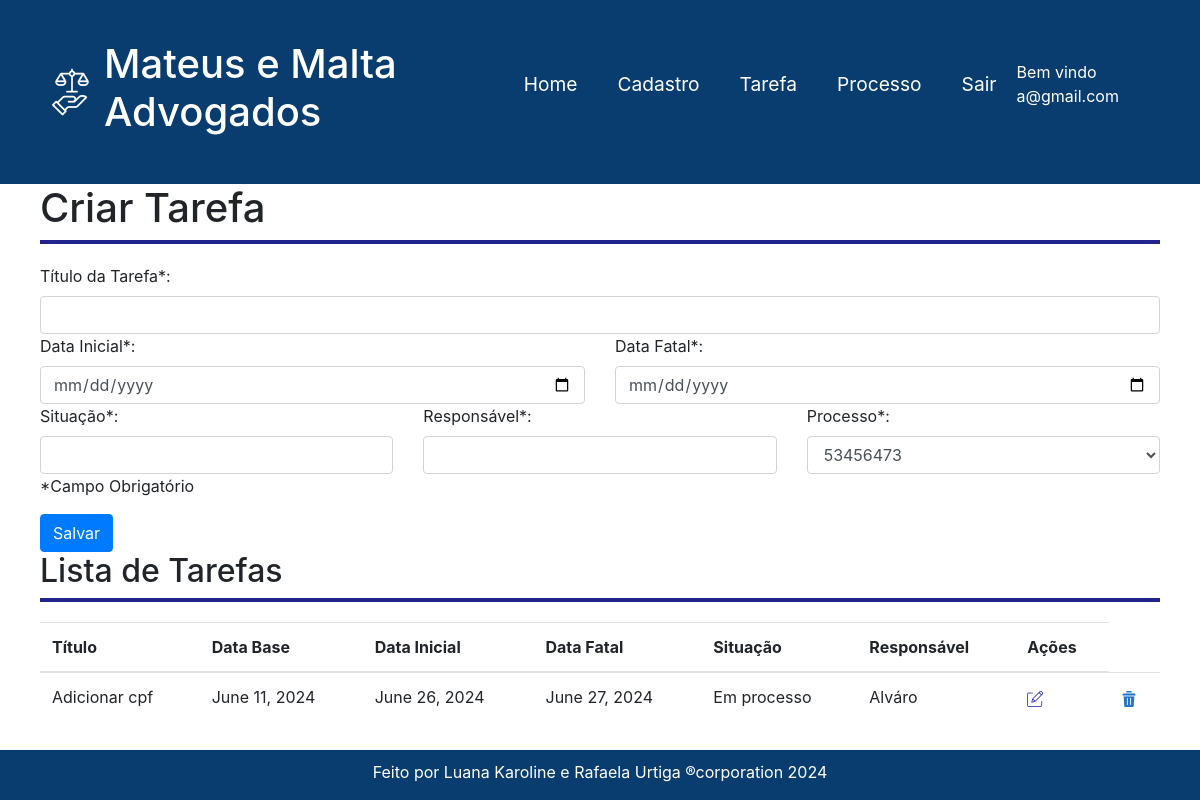
Page /tarefa (signed in) on the committed database.
### task/models.py (models this page shows, shortened)
class Usuario(AbstractBaseUser, PermissionsMixin):
    nome = models.CharField(max_length=50, blank=False)
    email = models.EmailField(max_length=100, unique=True, blank=False)
    is_active = models.BooleanField(default=True)
    is_staff = models.BooleanField(default=False)
    date_joined = models.DateTimeField(auto_now_add=True)
    groups = models.ManyToManyField(Group, related_name='usuario_groups')
    user_permissions = models.ManyToManyField(
        Permission, related_name='usuario_user_permissions')
    objects = UsuarioManager()
    USERNAME_FIELD = 'email'
    REQUIRED_FIELDS = ['nome']
    class Meta:
        verbose_name = _('user')
        verbose_name_plural = _('users')

class Tarefa(models.Model):
     titulo_tarefa = models.CharField(max_length=100,unique=True, blank=False, null=False)
     data_base = models.DateField(auto_now_add=True)
     data_fatal = models.DateField()
     data_inicial = models.DateField()
     situacao = models.CharField(max_length=100, blank=False, null=False)
     responsavel = models.CharField(max_length=100,unique=True, blank=False, null=False)
     processo = models.ForeignKey(Processo, on_delete=models.CASCADE,to_field='numero_processo',db_column='numero_p')

### task/views/tarefa_views.py (the view, shortened to what this page needs)
# urls.py: path('tarefa',view=tarefa_views.tarefa,name='tarefa'),
def tarefa(request):
    tarefas = Tarefa.objects.all()
    processos = Processo.objects.all()
    return render(request, 'tasks/tarefa.html', {'tarefas': tarefas, 'processos': processos})

### task/templates/tasks/tarefa.html (shortened to what this page needs)
{% extends 'base.html' %}
{% load static %}
{% block content %}
<main>
    <article>
        <h1>Criar Tarefa</h1>
        <div class="linha-horizontal"></div>
        <form method="post" class="formTarefa" action="{% url 'tarefa' %}">
            <div class="row">
                <div class="col">
                    <label for="titulo_tarefa">Título da Tarefa*:</label>
                    <input type="text" name="titulo_tarefa" class="form-control" />
                </div>
            </div>
            <div class="row">
                <div class="col">
                    <label for="data_inicial">Data Inicial*:</label>
                    <input type="date" name="data_inicial" class="form-control" />
                </div>
                <div class="col">
                    <label for="data_fatal">Data Fatal*:</label>
                    <input type="date" name="data_fatal" class="form-control" />
                </div>
            </div>
            <div class="row">
                <div class="col">
                    <label for="situacao">Situação*:</label>
                    <input type="text" name="situacao" class="form-control" />
                </div>
                <div class="col">
                    <label for="responsavel">Responsável*:</label>
                    <input type="text" name="responsavel" class="form-control" />
                </div>
               <div class="col">
                    <label for="campo_select">Processo*:</label>
                    <select class="form-control" name="processo" id=”campo_select”>
                        {% for processo in processos %}
                            <option value="{{ processo.numero_processo }}">{{ processo.numero_processo }}</option>
                        {% endfor %}
                    </select>
                </div>
            </div>
            <p>*Campo Obrigatório</p>
            <button type="submit" class="btn btn-primary">Salvar</button>
        </form>
    </article>
 <article>
        <h2>Lista de Tarefas</h2>
        <div class="linha-horizontal"></div>
      <table class="table">
    <thead>
        <tr>
            <th>Título</th>
            <th>Data Base</th>
            <th>Data Inicial</th>
            <th>Data Fatal</th>
            <th>Situação</th>
            <th>Responsável</th>
            <th>Ações</th>
        </tr>
    </thead>
    <tbody>
        {% for tarefa in tarefas %}
        <tr>
            <td>{{ tarefa.titulo_tarefa }}</td>
            <td>{{ tarefa.data_base }}</td>
            <td>{{ tarefa.data_inicial }}</td>
            <td>{{ tarefa.data_fatal }}</td>
            <td>{{ tarefa.situacao }}</td>
            <td>{{ tarefa.responsavel }}</td>
            <td>
                <a href="{% url 'editar_tarefa' tarefa.id %}">
                    <img src="{% static 'img/iconeeditar.png' %}" alt="símbolo de excluir"></img>
                </a>
            </td>
            <td>
                <a href="{% url 'excluir_tarefa' tarefa.id %}">
                    <img src="{% static 'img/excluir.png' %}" alt="símbolo de excluir"></img>
                </a>
            </td>
        </tr>
        {% endfor %}
    </tbody>
</table>
    </article>
</main>
{% endblock %}

### task/templates/base.html (shortened to what this page needs)
{% load static %}
<!DOCTYPE html>
<html lang="pt-br">
<head>
    <link rel="stylesheet" href="https://stackpath.bootstrapcdn.com/bootstrap/4.1.3/css/bootstrap.min.css">
    <link rel="stylesheet" href ="{% static 'css/stylebase.css' %}">
</head>
<body>
<header>
  <img src="{% static 'img/advogado.png' %}" alt="símbolo de Advogados">
  <h1 id="titulo-header">Mateus e Malta Advogados</h1>
        <nav class="menu-item">
            <ul class="nav-item">
                <li class="item-header">
                    <a href="#">Home</a>
                </li>
                <li class="item-header">
                    <a href="{% url 'adicionar_cliente' %}">Cadastro</a>
                </li>
                <li class="item-header">
                    <a href="{% url 'tarefa' %}">Tarefa</a>
                </li>
                <li class="item-header">
                    <a href="{% url 'adicionar_processo' %}">Processo</a>
                </li>
                <li class="item-header">
                    <a href="{% url 'autenticar_usuario'%}">Sair</a>
                </li>
            </ul>
        </nav>
        <div class="ml-auto text-white">
          {% if user.is_authenticated %}
              <p>Bem vindo {{user.email}}</p>
          {% endif %}
        </div>
</header>
{% block content %}
{% endblock %}
<footer>
    <div class="container">
        <p id="ultima-linha">Feito por Luana Karoline e Rafaela Urtiga ®corporation 2024</p>
    </div>
</footer>
</body>
</html>

### task/static/css/stylebase.css (style rules this page uses)
:root { --azul: #0A3D6F; --branco: white; --laranja: #e29506; }
* { margin: 0; padding: 0; box-sizing: border-box; }
html, body { height: 100%; display: flex; flex-direction: column; }
header { display: flex; align-items: center; background-color: var(--azul); padding: 5vh; }
.menu-item { background-color: var(--azul); font-size: 1.2em; }
.menu-item a, .menu-item li { padding: 10px; text-decoration: none; }
.menu-item a { color: var(--branco); }
.nav-item { display: flex; list-style: none; justify-content: space-around; }
#titulo-header { color: var(--branco); }
article { padding-left: 40px; padding-right: 40px; flex: 1; }
.linha-horizontal { width: 100%; border-top: 4px solid #23238E; padding-top: 20px; }
main { padding-bottom: 10px; }
footer { background-color: var(--azul); padding-top: 10px; color: var(--branco); text-align: center; margin-top : auto; }
.container { display: flex; justify-content: space-evenly; }
#ultima-linha { color: var(--branco); }

### rows in the picture
Usuario: email "a@gmail.com"
Tarefa: titulo_tarefa "Adicionar cpf", data_base "June 11, 2024", data_inicial "June 26, 2024", data_fatal "June 27, 2024", situacao "Em processo", responsavel "Alváro"

### other values in the picture
form field processo "53456473"
